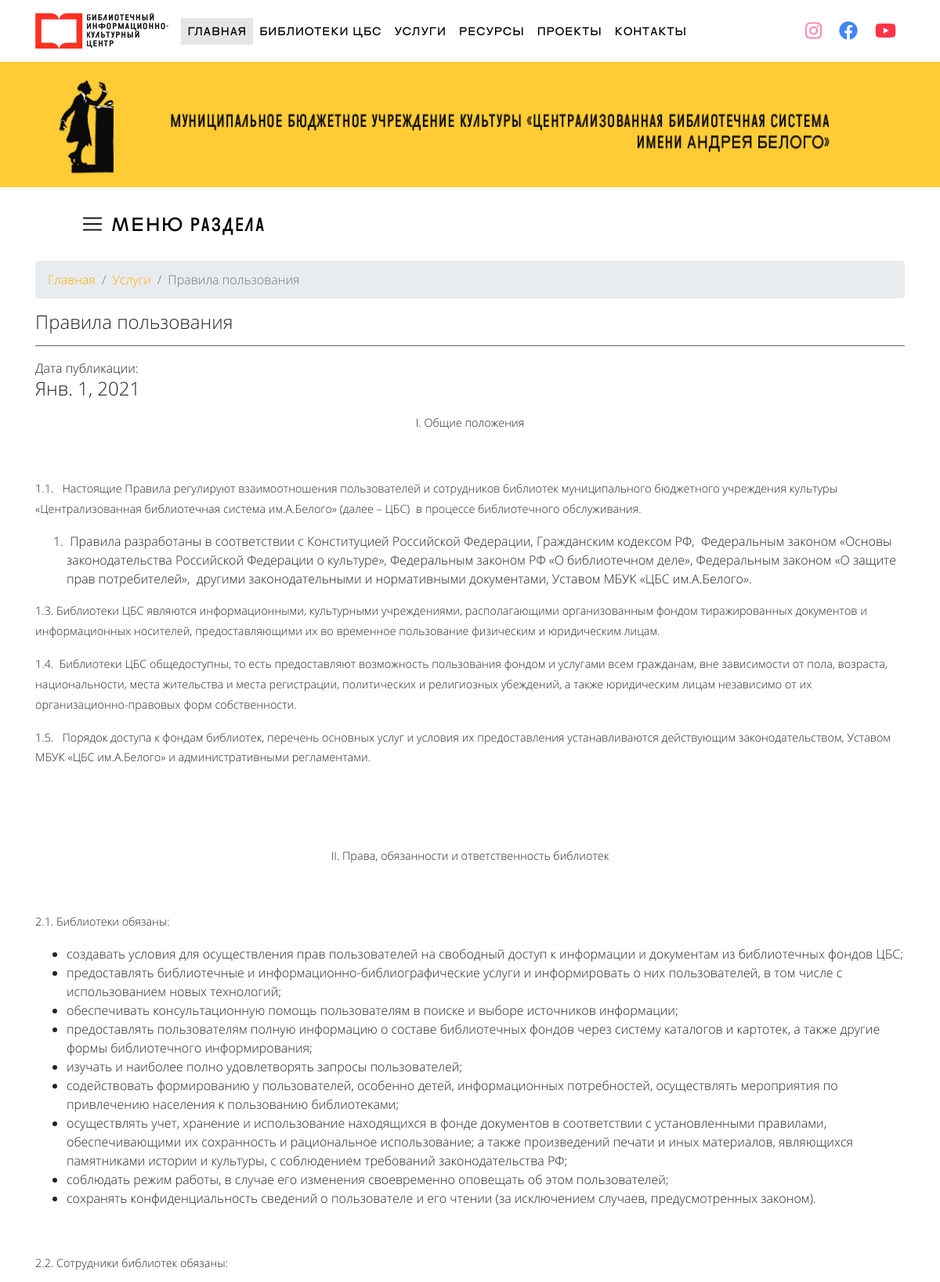
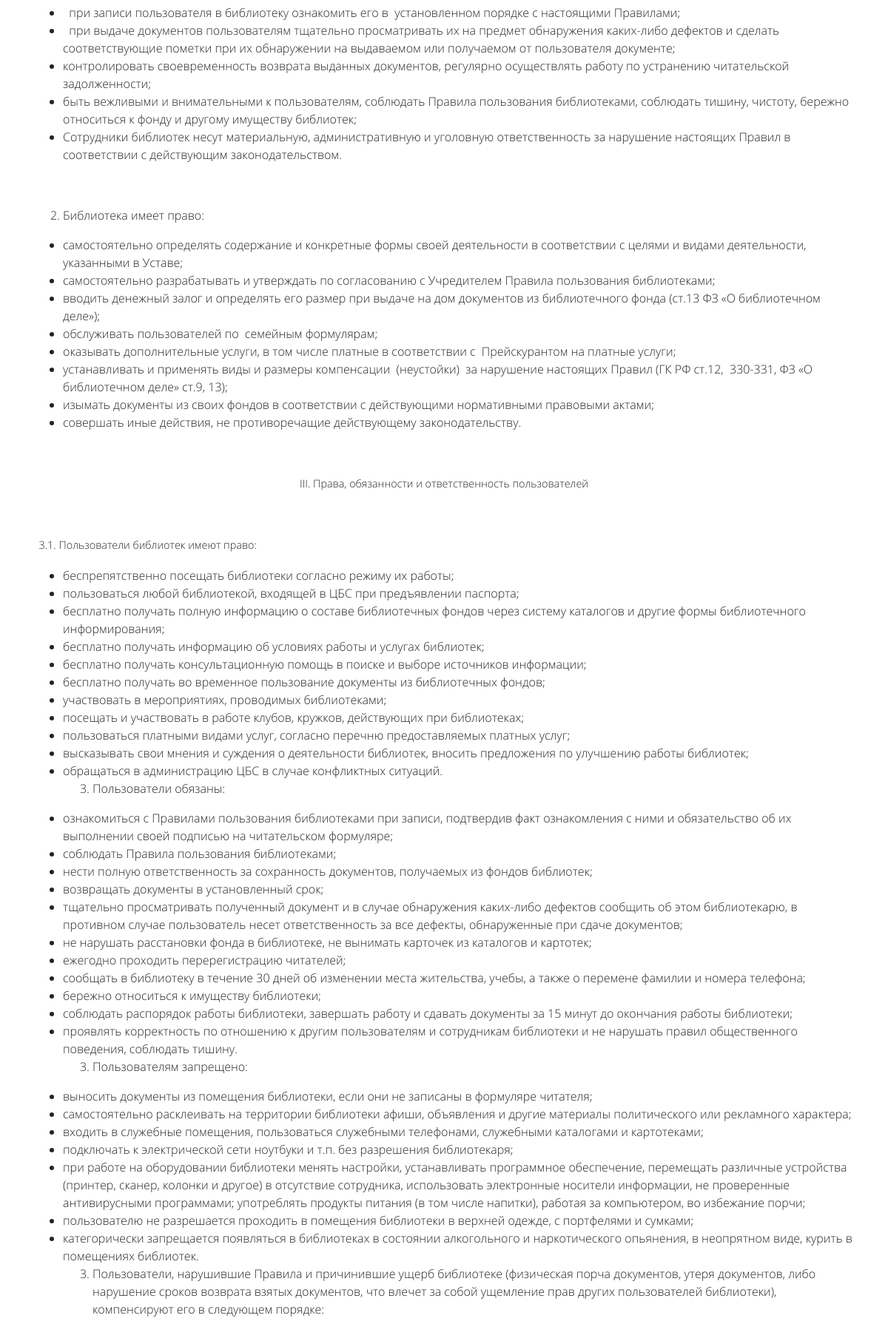
Page /terms/1/ (upper part) on the committed database (2 pictures, top to bottom).
### web/models.py (models this page shows, shortened)
class TermsOfUse(models.Model):
    date = models.DateField(default=date.today, verbose_name='Дата')
    name = models.CharField(max_length=100, verbose_name='Название')
    category = models.ForeignKey(Category, on_delete=models.CASCADE, verbose_name='Категория')
    slug = models.SlugField(null=True, unique=True, verbose_name='Псевдоним')
    description = models.TextField(verbose_name='Текст')
    published = models.BooleanField(default=True, verbose_name='Опубликована')
    class Meta:
        verbose_name = 'Правила пользования'
        verbose_name_plural = 'Правила пользования'

### web/views.py (the view)
# urls.py: path('terms/<int:pk>/', views.termsofuse, name='termsofuse'),
def termsofuse(request, pk):
    tofuse = get_object_or_404(TermsOfUse, pk=pk)
    title = tofuse.name
    description = TermsOfUse.description
    date = TermsOfUse.date
    return render(request, 'termsofuse.html', {'title': title, 'tofuse': tofuse, 'date': date, 'description': description})

### web/templates/termsofuse.html (shortened to what this page needs)
{% extends "base.html" %}
{% load static %}
{% block content %}
{% include '_header_pages.html' %}
<div class="container">
    {% include "_page_menu_service.html" %}
        <nav class='mt-2' aria-label="breadcrumb sm-hidden" id="breadcrumb">
      <ol class="breadcrumb">
        <li class="breadcrumb-item"><a href="#">Главная</a></li>
        <li class="breadcrumb-item"><a href="{% url 'services' %}">Услуги</a></li>
        <li class="breadcrumb-item active" aria-current="page">{{ title }}</li>
      </ol>
    </nav>
    <div class="row">
        <div class="col-md-12">
            <h3 class="">{{ title }}</h3>
            <hr class="hr-dark">
            <div class="mb-3">
                Дата публикации: <h4>{{ tofuse.date }}</h4>
            </div>
            <div>{{ tofuse.description|safe }}</div>
        </div>
    </div>
</div>
{% endblock %}

### rows in the picture
TermsOfUse: name "Правила пользования", date "Янв. 1, 2021", description "I . Общие положения 1.1. Настоящие Правила регулируют взаимоотношения пользователей и сотрудников библиотек муниципального бюджетного учреждения культуры «Централизованная библиотечная система им.А.Белого» (далее – ЦБС) в процессе библиотечного обслуживания. Правила разработаны в соответствии с Конституцией Российской Федерации, Гражданским кодексом РФ, Федеральным законом «Основы законодательства Российской Федерации о культуре», Федеральным законом РФ «О библиотечном деле», Федеральным законом «О защите прав потребителей», другими законодательными и нормативными документами, Уставом МБУК «ЦБС им.А.Белого». 1.3. Библиотеки ЦБС являются информационными, культурными учреждениями,…"
